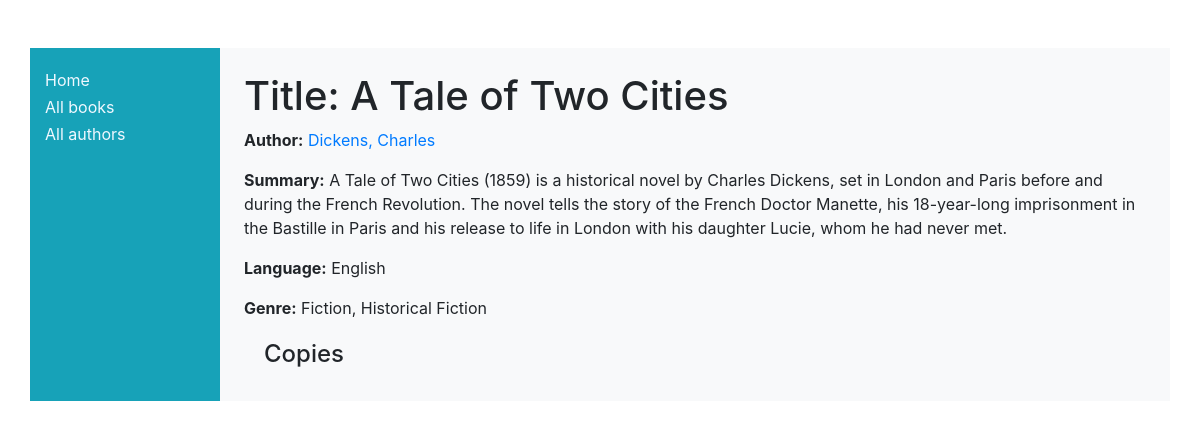
/catalog/book/2, run on an earlier commit of the app's database.
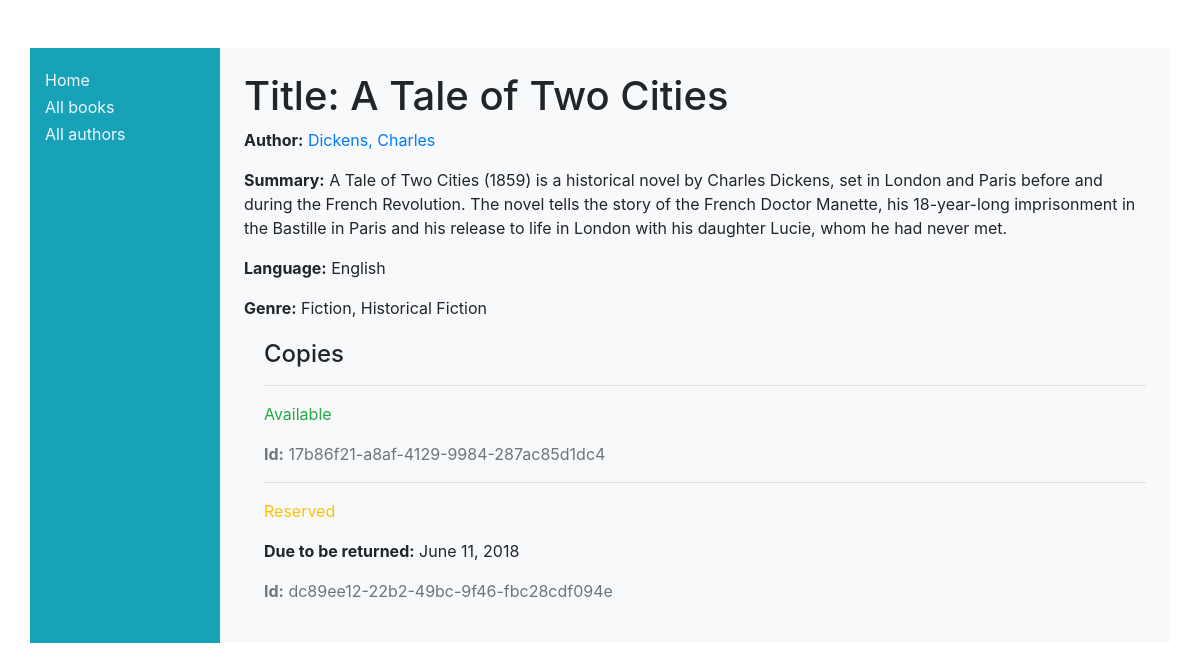
And on a later commit of the database.
### catalog/models.py (models this page shows, shortened)
class Genre(models.Model):
    name = models.CharField(max_length=200, help_text="Enter a book genre (e.g. Science Fiction, French Poetry etc.)")
    def __str__(self):
        return self.name

class BookInstance(models.Model):
    id = models.UUIDField(primary_key=True, default=uuid.uuid4, help_text="Unique id for the book")
    book = models.ForeignKey(Book, on_delete=models.SET_NULL, null=True)
    imprint = models.CharField(max_length=200)
    due_date = models.DateField(null=True, blank=True)
    loan_status = (
        ('m', 'Maintenance'),
        ('o', 'On loan'),
        ('a', 'Available'),
        ('r', 'Reserved'),
    )
    status = models.CharField(max_length=1, choices=loan_status, blank=True, default='m', help_text="Book Availability")
    class Meta:
        ordering = ["due_date"]

### catalog/views.py (the view)
# urls.py: path('book/<int:pk>', views.BookDetailView.as_view(), name='book-detail'),
class BookDetailView(generic.DetailView):
    model = Book

### catalog/models.py (called while the page is built)
    def __str__(self):
        return f'{self.last_name}, {self.first_name}'

    def __str__(self):
        return self.language_name

### catalog/templates/catalog/book_detail.html
{% extends "base_generic.html" %}
{% block content %}
  <h1>Title: {{ book.title }}</h1>
  <p><strong>Author:</strong> <a href="">{{ book.author }}</a></p>
  <p><strong>Summary:</strong> {{ book.summary }}</p>
  <p><strong>Language:</strong> {{ book.language }}</p>
  <p><strong>Genre:</strong> {% for genre in book.genre.all %} {{ genre }}{% if not forloop.last %}, {% endif %}{% endfor %}</p>
  <div style="margin-left:20px;margin-top:20px">
    <h4>Copies</h4>
    {% for copy in book.bookinstance_set.all %}
    <hr>
    <p class="{% if copy.status == 'a' %}text-success{% elif copy.status == 'm' %}text-danger{% else %}text-warning{% endif %}">{{ copy.get_status_display }}</p>
    {% if copy.status != 'a' %}<p><strong>Due to be returned:</strong> {{copy.due_date}}</p>{% endif %}
    <p class="text-muted"><strong>Id:</strong> {{copy.id}}</p>
    {% endfor %}
  </div>
{% endblock %}

What changed in the data, as far as the page shows it:
added BookInstance: status "Available", id "17b86f21-a8af-4129-9984-287ac85d1dc4"
added BookInstance: status "Reserved", due_date "June 11, 2018", id "dc89ee12-22b2-49bc-9f46-fbc28cdf094e"
